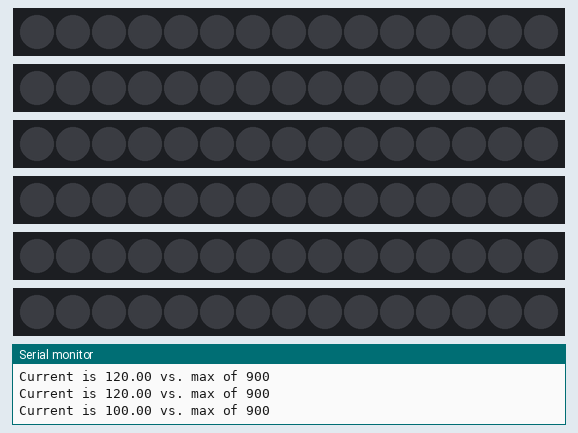
Simulated run of this sketch. Board: Arduino Uno, built with avr-gcc and run on an emulated ATmega328P. On the bench: 6 × 15 RGB LEDs in strip order, left to right, the last lines printed to the serial monitor. Dim RGB values are drawn brighter than linear.

Above: at 3.4 s.
At 5.63 s:
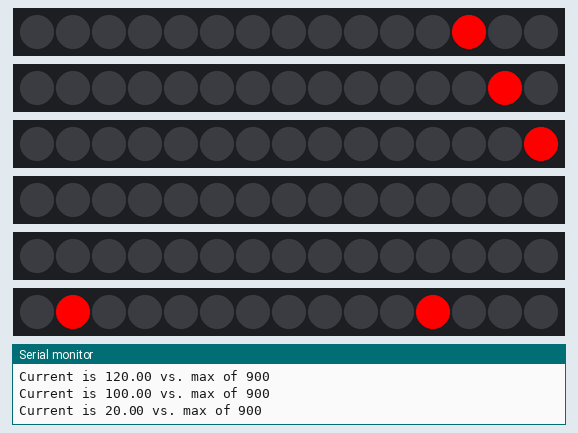
At 7.44 s:
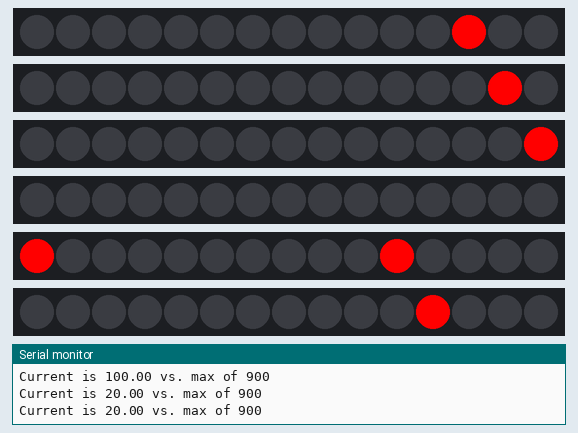
At 8.38 s:
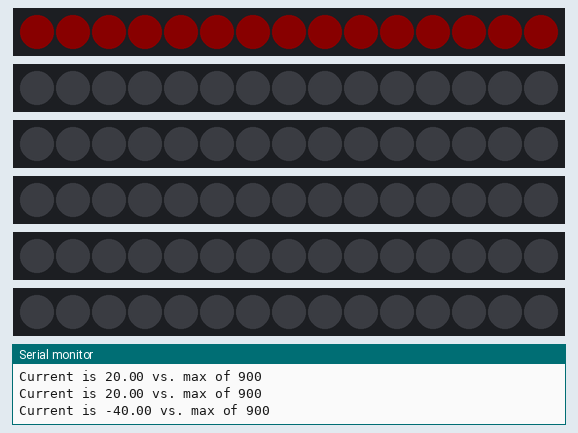
At 16.47 s:
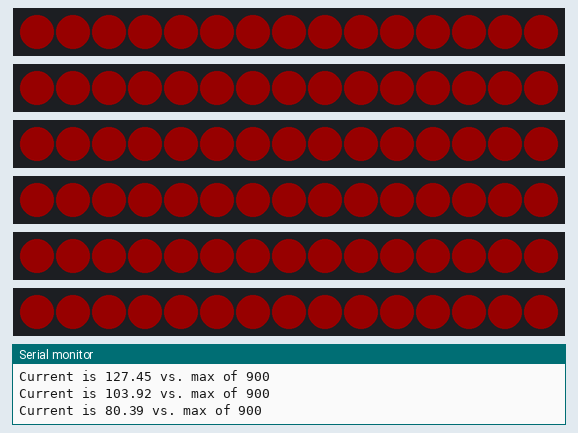

The sketch:

LED_FastLED_Pattern.ino
```cpp
/*


*/
// Include the Arduino FastLED library
#include <FastLED.h>

// Define Addressable LED parameters
#define ADDRESSABLE_PIN_1 2
#define ADDRESSABLE_PIN_2 4
#define ADDRESSABLE_PIN_3 7
#define ADDRESSABLE_PIN_4 8
#define ADDRESSABLE_PIN_5 12
#define ADDRESSABLE_PIN_6 13
#define NUM_FIXTURES 6
#define NUM_LEDS_PER_FIXTURE 15
CRGB leds[NUM_FIXTURES][NUM_LEDS_PER_FIXTURE];


// Define limits for LED output based on device capabilities
#define MAX_Current 900
#define CURRENT_PER_LED 60
#define MAX_BRIGHTNESS 255 // Max brightness required due to current limiations of prototype board

// Initialize LED pin list
constexpr int addressable_pins[] = {ADDRESSABLE_PIN_1, ADDRESSABLE_PIN_2, ADDRESSABLE_PIN_3, ADDRESSABLE_PIN_4, ADDRESSABLE_PIN_5, ADDRESSABLE_PIN_6};
float output_current = 0.0;
int serial_counter = 0;
#define SERIAL_INTERVAL 300

void setup() {
  Serial.begin(9600); // open the serial port at 9600 bps:
  // Set pin initial conditions once when you press reset or power the board
  initialize_addressable_LED_pins();
}

void initialize_addressable_LED_pins() {
  // Initialize addressable LED pins (unable to use a for loop)
  FastLED.addLeds<WS2812B, ADDRESSABLE_PIN_1, GRB>(leds[0], NUM_LEDS_PER_FIXTURE).setCorrection(TypicalLEDStrip);
  FastLED.addLeds<WS2812B, ADDRESSABLE_PIN_2, GRB>(leds[1], NUM_LEDS_PER_FIXTURE).setCorrection(TypicalLEDStrip);
  FastLED.addLeds<WS2812B, ADDRESSABLE_PIN_3, GRB>(leds[2], NUM_LEDS_PER_FIXTURE).setCorrection(TypicalLEDStrip);
  FastLED.addLeds<WS2812B, ADDRESSABLE_PIN_4, GRB>(leds[3], NUM_LEDS_PER_FIXTURE).setCorrection(TypicalLEDStrip);
  FastLED.addLeds<WS2812B, ADDRESSABLE_PIN_5, GRB>(leds[4], NUM_LEDS_PER_FIXTURE).setCorrection(TypicalLEDStrip);
  FastLED.addLeds<WS2812B, ADDRESSABLE_PIN_6, GRB>(leds[5], NUM_LEDS_PER_FIXTURE).setCorrection(TypicalLEDStrip);
  FastLED.clear();
}

// Set Addressable LED value w/ current tracking
void set_led(int strip_id, int led_id, int r, int g, int b){
  // Get prior value and update current
  int prior_val = leds[strip_id][led_id].r + leds[strip_id][led_id].g + leds[strip_id][led_id].b;
  output_current += (float((r + g + b) - prior_val))/(3*255) * CURRENT_PER_LED;

  if (serial_counter % SERIAL_INTERVAL == 0){
    Serial.println("Current is " + String(output_current) + " vs. max of " + String(MAX_Current));
    serial_counter = 0;
  }
  serial_counter = serial_counter + 1;

  // Set new LED value
  leds[strip_id][led_id] = CRGB(r, g, b);

  // Check if current is over limit
  if (output_current > MAX_Current){
    float adjusted_current = 0.0;
    float current_ratio = MAX_Current / output_current;
    for (int i = 0; i< NUM_FIXTURES; i = i + 1) {
      for (int j = 0; j < NUM_LEDS_PER_FIXTURE; j = j + 1) {
        CRGB prior_color = leds[i][j];
        int adj_r = int(prior_color.r*current_ratio);
        int adj_g = int(prior_color.g*current_ratio);
        int adj_b = int(prior_color.b*current_ratio);
        leds[i][j] = CRGB(adj_r, adj_g, adj_b);
        adjusted_current+=(adj_r+adj_b+adj_g)/(3*255)*CURRENT_PER_LED;
      }
    }
    output_current = adjusted_current;
  }
}

// Turn off addressable LEDs
void addressable_off(){
  for (byte i = 0; i < NUM_FIXTURES ; i = i + 1) {
    for (byte j = 0; j < NUM_LEDS_PER_FIXTURE; j = j + 1) {
      set_led(i, j, 0, 0, 0);
    }
  }
  FastLED.show();
}

// Vertical traveling LED pattern
void vertical_traveling_led(int num_iterations, int delay_time) {
  // Run traveling LED animation n times
  for (int n = 0; n < num_iterations; n = n + 1) {

    int counter = 0;
    while (counter < NUM_LEDS_PER_FIXTURE) {
      // Set all equal to 0
      for (int i = 0; i< NUM_FIXTURES; i = i + 1){

        for (int j = 0; j < NUM_LEDS_PER_FIXTURE; j = j + 1) {
          set_led(i, j, 0, 0, 0);
        }

        // Set counter value to MAX_BRIGHTNESS
        set_led(i, counter, MAX_BRIGHTNESS, 0, 0);
      }
      FastLED.show();
      counter = counter + 1;
      delay(delay_time);
    }
  }
}

// Spiral traveling LED pattern
void spiral_traveling_led(int num_iterations, int delay_time) {
  // Run traveling LED animation n times
  for (int n = 0; n < num_iterations; n = n + 1) {

    int counter = 0;
    while (counter < NUM_LEDS_PER_FIXTURE) {
      // Set all equal to 0
      for (int i = 0; i< NUM_FIXTURES; i = i + 1){

        for (int j = 0; j < NUM_LEDS_PER_FIXTURE; j = j + 1) {
          set_led(i, j, 0, 0, 0);
        }

        // Set counter value to MAX_BRIGHTNESS
        set_led(i, counter, MAX_BRIGHTNESS, 0, 0);
        FastLED.show();
        counter = counter + 1;
        delay(delay_time);
      }

    }
  }
}

// Pulse
void pulse(int num_iterations, int delay_time, int low_brightness, int high_brightness) {
  // Run traveling LED animation n times
  for (int n = 0; n < num_iterations; n = n + 1) {

    int brightness = low_brightness;

    while (brightness < high_brightness) {
      // Set all equal to 0
      for (int i = 0; i< NUM_FIXTURES; i = i + 1){
        for (int j = 0; j < NUM_LEDS_PER_FIXTURE; j = j + 1) {
          set_led(i, j, brightness, 0, 0);
        }

        FastLED.show();
        brightness = brightness + 1;
        delay(delay_time);
      }

    }

    while (brightness >= low_brightness) {
      // Set all equal to 0
      for (int i = 0; i< NUM_FIXTURES; i = i + 1){
        for (int j = 0; j < NUM_LEDS_PER_FIXTURE; j = j + 1) {
          set_led(i, j, brightness, 0, 0);
        }

      }
      FastLED.show();
      brightness = brightness - 1;
      delay(delay_time);

    }
  }
}


// Loop function that runs over and over again forever
void loop() {
  vertical_traveling_led(2, 100);
  addressable_off();
  delay(500);
  spiral_traveling_led(2, 100);
  addressable_off();
  delay(500);
  pulse(2,20, 10, 80);
  addressable_off();
  delay(500);

  // blink_speed_sweep(200, 205);
  // sweep_pwm_values(0, MAX_BRIGHTNESS, 10);

}
```

Measured:
- by itself, everything shown: repeats every 17.3 s, in 97 steps
